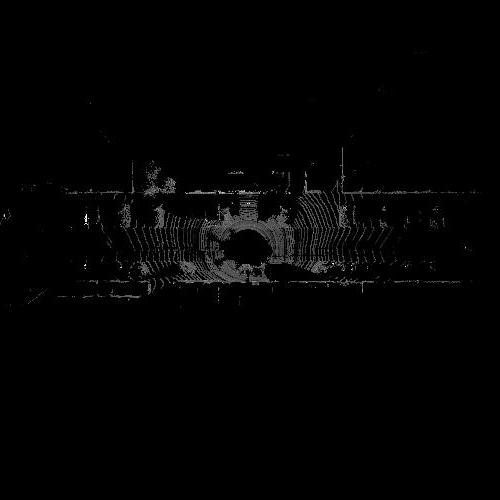

The script that saved this image:
import os
from load_data import load_data
import matplotlib.pyplot as plt
import numpy as np
import scipy
import math
from PIL import Image


def scale_to_255(a, min, max, dtype=np.uint8):

    return (((a - min) / float(max - min)) * 255).astype(dtype)


def bird_eye_view(x, y, z, intensity, side_range, fwd_range, res, min_height, max_height):
    x_lidar = np.transpose(x)
    y_lidar = np.transpose(y)
    z_lidar = np.transpose(z)
    intensity = np.transpose(intensity)
    # INDICES FILTER - of values within the desired rectangle
    # Note left side is positive y axis in LIDAR coordinates
    ff = np.logical_and((x_lidar > fwd_range[0]), (x_lidar < fwd_range[1]))
    ss = np.logical_and((y_lidar > -side_range[1]), (y_lidar < -side_range[0]))
    indices = np.argwhere(np.logical_and(ff, ss)).flatten()

    # CONVERT TO PIXEL POSITION VALUES - Based on resolution
    x_img = (-y_lidar[indices] / res).astype(np.int32)  # x axis is -y in LIDAR
    y_img = (x_lidar[indices] / res).astype(np.int32)  # y axis is -x in LIDAR
    # will be inverted later

    # SHIFT PIXELS TO HAVE MINIMUM BE (0,0)
    # floor used to prevent issues with -ve vals rounding upwards
    x_img -= int(np.floor(side_range[0] / res))
    y_img -= int(np.floor(fwd_range[0] / res))

    # CLIP HEIGHT VALUES - to between min and max heights
    pixel_values = np.clip(a=intensity[indices],
                           a_min=0,
                           a_max=1)

    # RESCALE THE HEIGHT VALUES - to be between the range 0-255
    pixel_values = scale_to_255(pixel_values, min=0, max=1)

    # FILL PIXEL VALUES IN IMAGE ARRAY
    x_max = int((side_range[1] - side_range[0]) / res)
    y_max = int((fwd_range[1] - fwd_range[0]) / res)
    im = np.zeros([y_max, x_max], dtype=np.uint8)
    im[-y_img, x_img] = pixel_values  # -y because images start from top left

    # Convert from numpy array to a PIL image
    im = Image.fromarray(im)
    im.save("task1.jpeg")

    # SAVE THE IMAGE
    im.rotate(-90, expand=True).show()

def main():
    data_path = os.path.join('data', 'data.p')
    data = load_data(data_path)
    x = []
    y = []
    z = []
    intensity = []
    for i in data['velodyne']:
        x.append(i[0])
        y.append(i[1])
        z.append(i[2])
        intensity.append(i[3])
    plt.plot(x, y, '.', markersize=0.1)
    plt.show()
    x_lidar = np.array(x)
    y_lidar = np.array(y)
    z_lidar = np.array(z)
    intensity = np.array(intensity)
    bird_eye_view(x_lidar, y_lidar, z_lidar, intensity, side_range=(-50,50), fwd_range=(-50, 50), res= 0.2, min_height=-2.73, max_height=1.27)
if __name__ == '__main__':
    main()